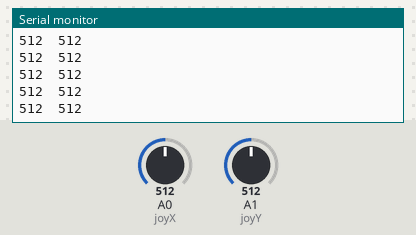
This sketch was run on a simulated Arduino Uno, built with avr-gcc and run on an emulated ATmega328P. Parts: the last lines printed to the serial monitor. Inputs (shaded band) come from the test bench; at power-on: A0 (joyX) = 512, A1 (joyY) = 512.

Above: at 1.2 s.
1.3 s: A0 (joyX) set to 11
At 2.3 s:
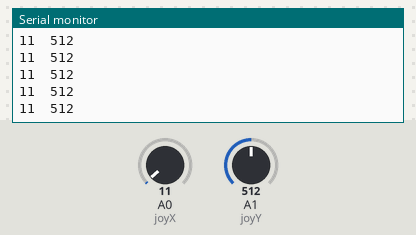
2.8 s: A0 (joyX) set to 8
At 3.9 s:
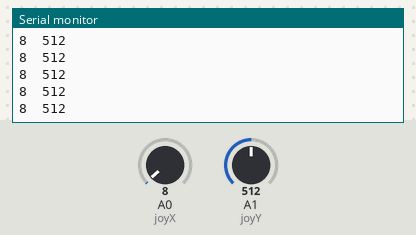
Timing chart, 0 to 5.8 s (numbered marks = the images above; inputs shaded):
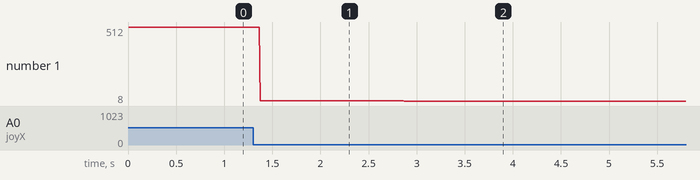

Measured:
- after the input at 1.3 s, the serial monitor: prints a new line after 0.07 s (image 1)
- after the input at 2.8 s, the serial monitor: prints a new line after 0.07 s (image 2)
- plotted number 1: 512 → 11 after the input at 1.3 s, 11 → 8 after the input at 2.8 s

The sketch:

joystick.ino
```cpp
#define joyX A0
#define joyY A1
int xValue;
int yValue;

void setup()
{
    Serial.begin(9600);
    Serial.println("test");
}

void loop()
{
    // put your main code here, to run repeatedly:
    xValue = analogRead(joyX);
    yValue = analogRead(joyY);

    //print the values with to plot or view
    //Serial.print("Hallo");
    Serial.print(xValue);
    Serial.print("\t");
    Serial.println(yValue);
}
```
